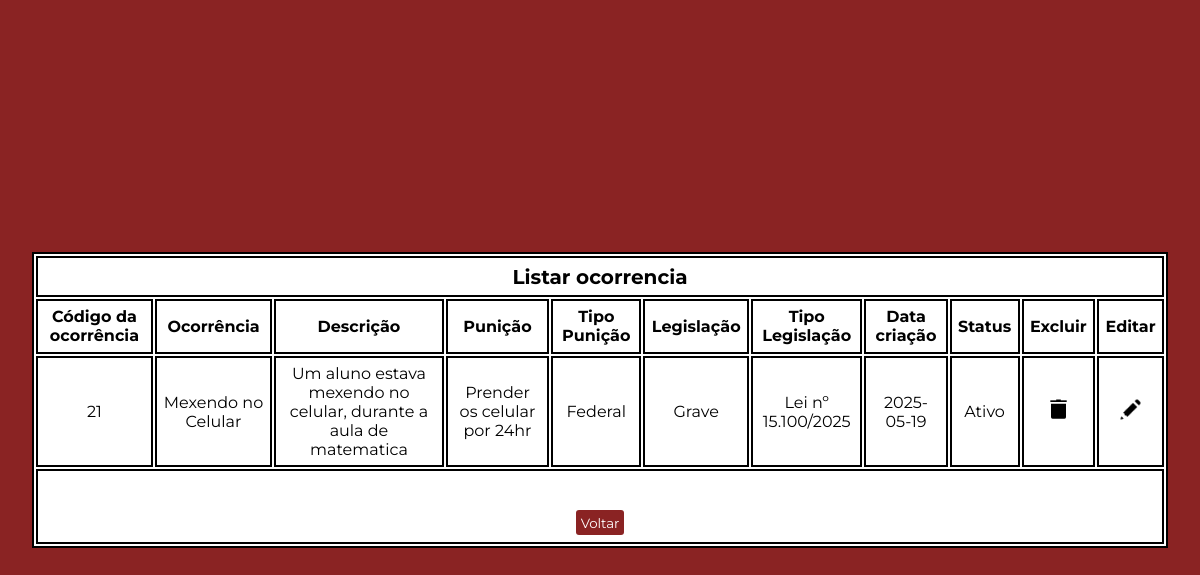
Page /PPW_Programacao_para_Web/Conexao_BD/assets/ocorrencia/listar_oco.php on the committed database.
### tables this page shows
CREATE TABLE ocorrencias (
  id_ocorrencia int(11) NOT NULL,
  ocorrencia varchar(255) DEFAULT NULL,
  descricao varchar(255) DEFAULT NULL,
  punicao varchar(255) DEFAULT NULL,
  legislacao varchar(255) DEFAULT NULL,
  tipo_legislacao varchar(100) NOT NULL,
  tipo_punicao varchar(50) NOT NULL,
  data_criacao date DEFAULT NULL,
  status_ varchar(100) NOT NULL
);

### PPW_Programacao_para_Web/Conexao_BD/assets/ocorrencia/listar_oco.php (the view, shortened to what this page needs)
<!DOCTYPE html>
<html lang="pt-BR">
<head>
    <link rel="stylesheet" href="../css/style.css">
</head>
<body>
    <div class="table">
        <table>
            <tr><td colspan="11"><h2>Listar ocorrencia</h2></td></tr>
            <tr>
                <th>Código da ocorrência</th>
                <th>Ocorrência</th>
                <th>Descrição</th>
                <th>Punição</th>
                <th>Tipo Punição</th>
                <th>Legislação</th>
                <th>Tipo Legislação</th>
                <th>Data criação</th>
                <th>Status</th>
                <th>Excluir</th>
                <th>Editar</th>
            </tr>
    </div>
<?php
include('../bd/conexao.php');
$sql = "SELECT * FROM ocorrencias";
$res = mysqli_query($id, $sql);
while($linha = mysqli_fetch_array($res)){ ?>
        <tr>
            <td> <?php echo $linha['id_ocorrencia']; ?> </td>
            <td> <?php echo $linha['ocorrencia']; ?> </td>
            <td> <?php echo $linha['descricao']; ?> </td>
            <td> <?php echo $linha['punicao']; ?> </td>
            <td> <?php echo $linha['tipo_punicao']; ?> </td>
            <td> <?php echo $linha['legislacao']; ?> </td>
            <td> <?php echo $linha['tipo_legislacao']; ?> </td>
            <td> <?php echo $linha['data_criacao']; ?> </td>
            <td> <?php echo $linha['status_']; ?> </td>
            <td><a href="excluir.php?id_ocorrencia=<?php echo $linha['id_ocorrencia']; ?>">
                <img src="../image/del.png" alt="Delete"></a></td>
            <td><a href="editar_oco.php?id_ocorrencia=<?php echo $linha['id_ocorrencia']; ?>">
                <img src="../image/edit.png" alt="Editar"></a></td>
        </tr>
<?php } ?>
    <tr>
        <td colspan="11">
            <button id='voltar'><a href="../home/home.html">Voltar</a></button>
        </td>
    </tr>
</body>
</html>

### PPW_Programacao_para_Web/Conexao_BD/assets/css/style.css (style rules this page uses)
:root { --bg-color: #8a2323; --second-bg-color: rgb(255, 250, 250); --text-color: rgb(192, 7, 7); --bg-color-light: rgba(129, 34, 34, 0.322); }
* { padding: 0; margin: 0; box-sizing: border-box; font-family: "Montserrat", sans-serif; }
body { width: 100%; height: 100vh; display: flex; justify-content: center; align-items: center; background: var(--bg-color); min-height: 100vh; height: auto; padding: 2rem; }
.table h2 { text-align: center; font-weight: bold; font-size: 20px; }
.table { border: 2px solid black; background-color: #fff; height: 80%; overflow-y: scroll; text-align: center; }
td, th { border: 2px solid black; padding: 0.4rem; }
.table img { width: 25px; height: 25px; }
#voltar { background-color: var(--bg-color); margin-top: 2rem; border-radius: 3px; font-weight: bold; cursor: pointer; border: none; padding: 0.3rem; margin-top: 2rem; }
a { text-decoration: none; color: #fff; font-weight: 400; }

### rows in the picture
ocorrencias: id_ocorrencia "21", ocorrencia "Mexendo no Celular", descricao "Um aluno estava mexendo no celular, durante a aula de matematica", punicao "Prender os celular por 24hr", tipo_punicao "Federal", legislacao "Grave", tipo_legislacao "Lei nº 15.100/2025", data_criacao "2025-05-19", status_ "Ativo"
